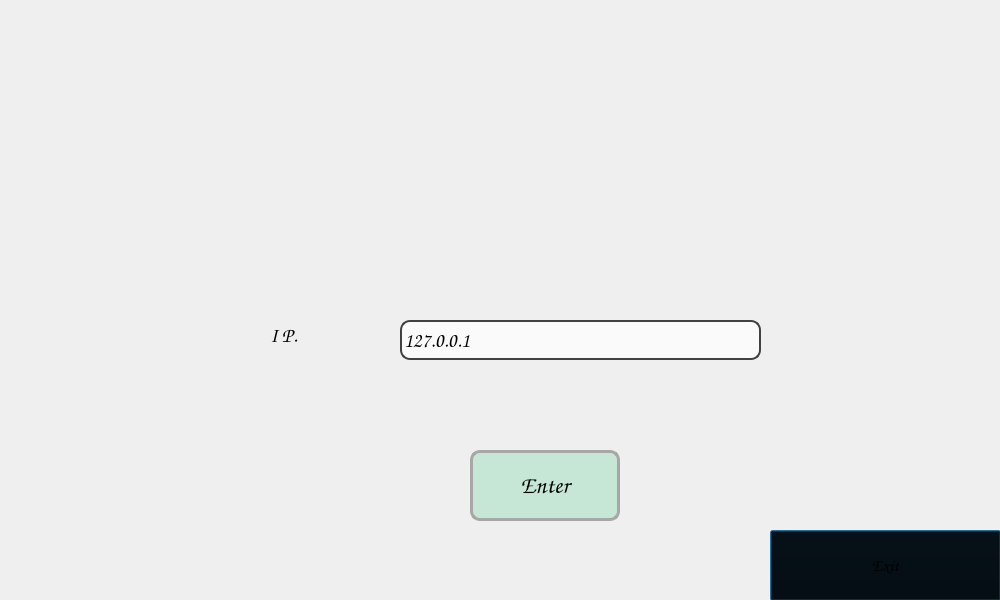
<?xml version="1.0" encoding="UTF-8"?>
<ui version="4.0">
 <class>Student_win</class>
 <widget class="QDialog" name="Student_win">
  <property name="geometry">
   <rect>
    <x>0</x>
    <y>0</y>
    <width>1000</width>
    <height>600</height>
   </rect>
  </property>
  <property name="minimumSize">
   <size>
    <width>1000</width>
    <height>600</height>
   </size>
  </property>
  <property name="maximumSize">
   <size>
    <width>1000</width>
    <height>600</height>
   </size>
  </property>
  <property name="font">
   <font>
    <family>Comic Sans MS</family>
    <pointsize>15</pointsize>
   </font>
  </property>
  <property name="windowTitle">
   <string>Dialog</string>
  </property>
  <property name="styleSheet">
   <string notr="true"/>
  </property>
  <widget class="QWidget" name="verticalLayoutWidget">
   <property name="geometry">
    <rect>
     <x>400</x>
     <y>260</y>
     <width>361</width>
     <height>161</height>
    </rect>
   </property>
   <layout class="QVBoxLayout" name="verticalLayout">
    <item>
     <widget class="QLineEdit" name="edtIP">
      <property name="minimumSize">
       <size>
        <width>0</width>
        <height>40</height>
       </size>
      </property>
      <property name="font">
       <font>
        <pointsize>15</pointsize>
       </font>
      </property>
      <property name="styleSheet">
       <string notr="true">background-color: rgb(255, 255, 255);
border-radius:10px;
border-style:solid;
border-width:2px;
border-color:rgb(65, 65, 65);
background-color:rgb(250, 250, 250)</string>
      </property>
      <property name="text">
       <string>127.0.0.1</string>
      </property>
     </widget>
    </item>
   </layout>
  </widget>
  <widget class="QPushButton" name="ExitBtn">
   <property name="geometry">
    <rect>
     <x>770</x>
     <y>530</y>
     <width>231</width>
     <height>71</height>
    </rect>
   </property>
   <property name="maximumSize">
    <size>
     <width>240</width>
     <height>16777215</height>
    </size>
   </property>
   <property name="font">
    <font>
     <family>Comic Sans MS</family>
     <pointsize>13</pointsize>
    </font>
   </property>
   <property name="styleSheet">
    <string notr="true">
background-color: transparent;</string>
   </property>
   <property name="text">
    <string>Exit</string>
   </property>
  </widget>
  <widget class="QPushButton" name="btnEnterClass">
   <property name="geometry">
    <rect>
     <x>470</x>
     <y>450</y>
     <width>150</width>
     <height>71</height>
    </rect>
   </property>
   <property name="maximumSize">
    <size>
     <width>150</width>
     <height>16777215</height>
    </size>
   </property>
   <property name="font">
    <font>
     <family>Comic Sans MS</family>
     <pointsize>18</pointsize>
    </font>
   </property>
   <property name="layoutDirection">
    <enum>Qt::RightToLeft</enum>
   </property>
   <property name="styleSheet">
    <string notr="true">background-color: rgb(198, 231, 213);
border-radius:10px;
border-color: rgb(167, 167, 167);
border-style:solid;
border-width: 3px;</string>
   </property>
   <property name="text">
    <string>Enter</string>
   </property>
  </widget>
  <widget class="QLabel" name="label">
   <property name="geometry">
    <rect>
     <x>270</x>
     <y>310</y>
     <width>111</width>
     <height>51</height>
    </rect>
   </property>
   <property name="font">
    <font>
     <family>Comic Sans MS</family>
     <pointsize>15</pointsize>
    </font>
   </property>
   <property name="text">
    <string>I P.</string>
   </property>
  </widget>
 </widget>
 <resources/>
 <connections/>
</ui>
